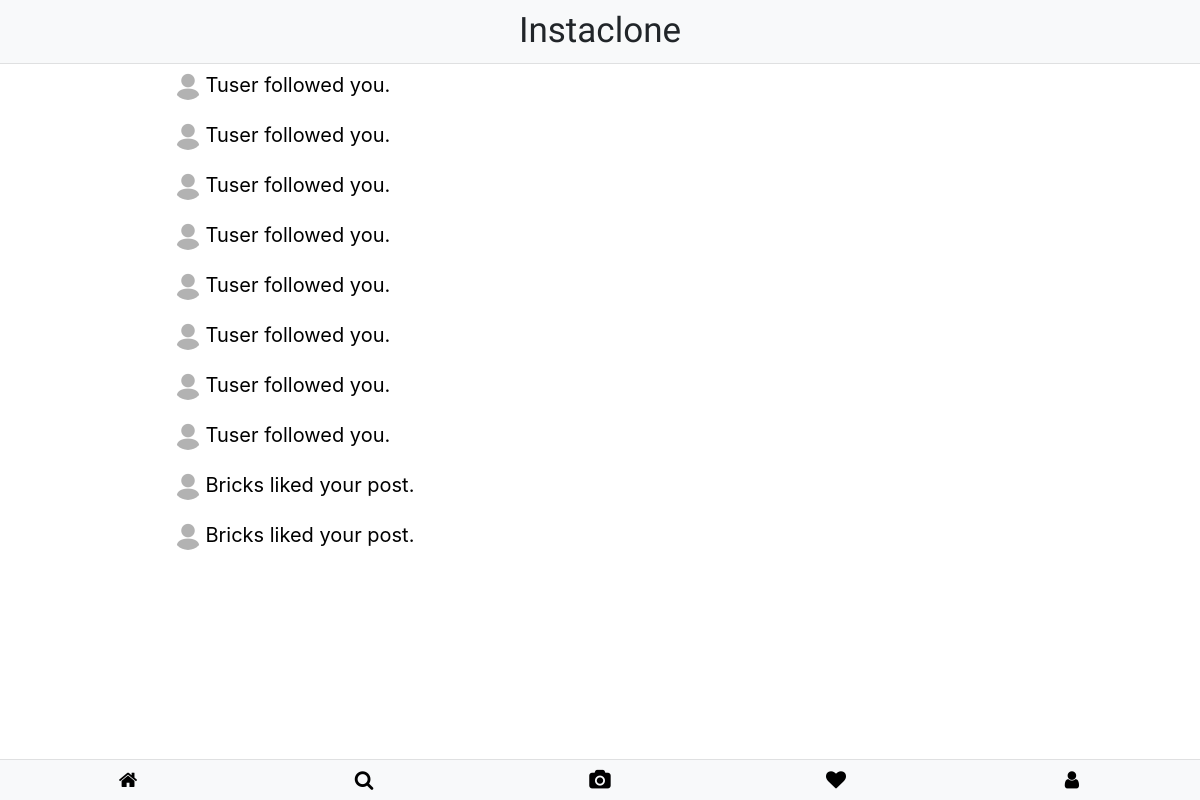
The page /activity/ (signed in) on the database as committed earlier.
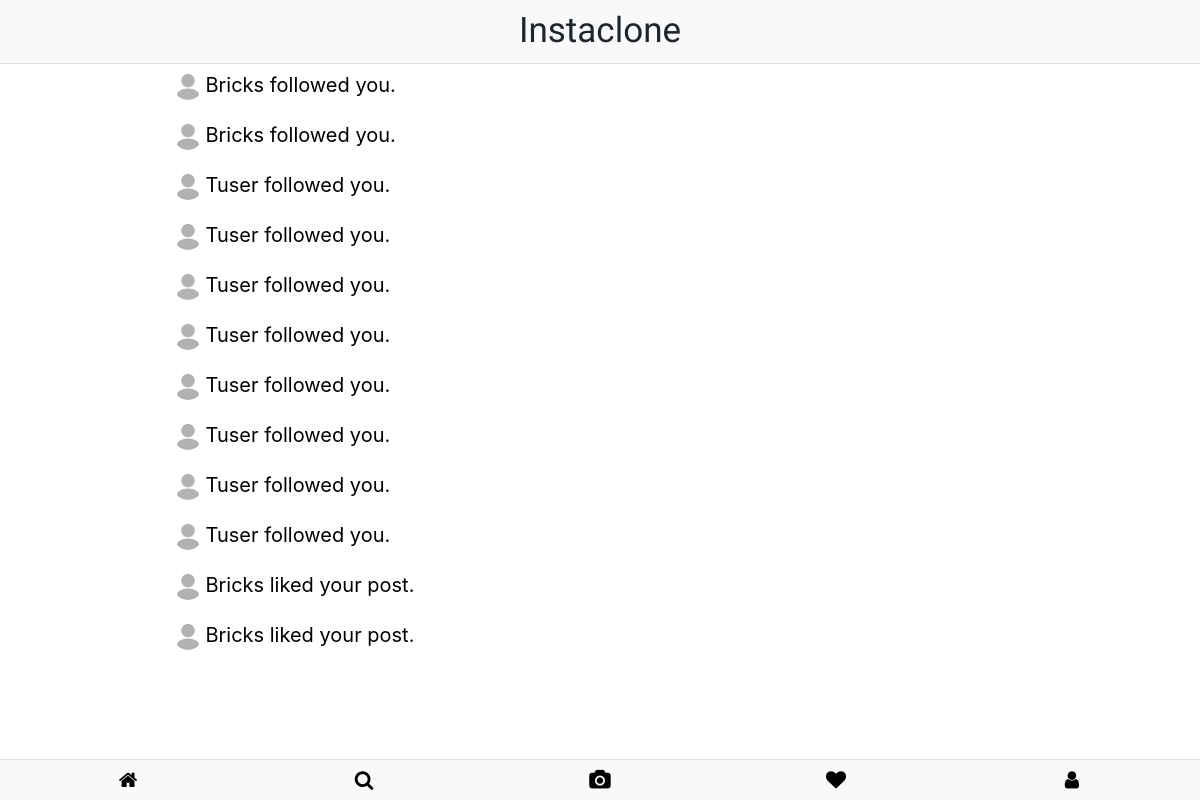
The same page on the database as committed later.
### user_activity/models.py (models this page shows)
class Act(models.Model):
    to_user = models.ForeignKey(settings.AUTH_USER_MODEL, on_delete=models.CASCADE, related_name='reciving')
    from_user = models.ForeignKey(settings.AUTH_USER_MODEL, on_delete=models.CASCADE, related_name='acting')
    act = models.TextField()
    act_time = models.DateTimeField(default=timezone.now())
    def __str__(self):
        if self.act == 'followed':
            return f'{self.from_user} {self.act} you.'
        else:
            return f'{self.from_user} {self.act} your post.'

### accounts/models.py (models this page shows, shortened)
class MyUser(AbstractBaseUser):
	username = models.CharField(max_length=300,
								unique=True,
								validators = [RegexValidator(regex = USERNAME_REGEX,
															 message='Username must be alphanumeric or contain numbers.',
															 code='invalid_username')])
	email = models.EmailField(max_length=255, unique=True, verbose_name='Email Address')
	name = models.CharField(max_length=300, verbose_name="Full Name")
	bio = models.TextField(max_length=255,
						   verbose_name='Bio',
						   blank=True,
						   null=True)
	picture = models.ImageField(verbose_name='Profile Picture',
								blank=True,
								upload_to='profile_pic',
								default='/profile_pic/default.jpg')
	followers = models.ManyToManyField(settings.AUTH_USER_MODEL, blank=True, related_name='user_follower')
	following = models.ManyToManyField(settings.AUTH_USER_MODEL, blank=True, related_name='user_following')
	is_admin = models.BooleanField(default=False)
	is_staff = models.BooleanField(default=False)
	objects = MyUserManager()
	USERNAME_FIELD = 'username'
	REQUIRED_FIELDS = ['email', 'name']
	def __str__(self):
		return str(self.username)

### user_activity/views.py (the view)
# urls.py: path('activity/', views.activity, name='activity'),
def activity(request):
    activities = Act.objects.filter(to_user=request.user).order_by('-act_time')
    return render(request=request,
                  template_name='activity/activity.html',
                  context={'activites':activities})

### template/activity/activity.html (shortened to what this page needs)
{% extends "base.html" %}
{% load static i18n %}
{% block head %}<link rel="stylesheet" href="{% static 'css/home/home.css' %}">{% endblock %}
{% block nav %} <a class="navbar-link insta"><span>Instaclone</span></a> {% endblock %}
{% block content %}
{% if activites %}
    {% for activity in activites %}
        <a href="{% url 'accounts:detail' activity.from_user %}" class="act-a">
            <p class="e-activity">
                <img src="{{ activity.from_user.picture.url }}" class="act-im" align="left">
                {{ activity }}
            </p>
        </a>
    {% endfor %}
{% endif %}
{% endblock %}

Rows that differ between the two databases and show on the page:
added Act: from_user.picture (placeholder picture), act+from_user "Bricks followed you."
added Act: from_user.picture (placeholder picture), act+from_user "Bricks followed you."
